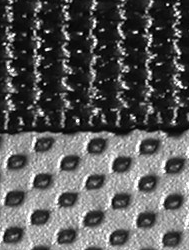
#> input picture bag.png, 189 x 250 px
$ jupyter execute lab_2_adjacency.ipynb
#> lines starting #> are read from the running program, lines starting #| are printed output that depends on the picture; after the words box and inside, x2 and y2 are one past the last pixel; in counts of white or black regions, pixels touching at a corner belong together
[cell 1]
import cv2
import numpy as np
import matplotlib.pyplot as plt

[cell 2]
image = cv2.imread('bag.png')
#> image is the input picture: shape (250, 189, 3); min 0, max 255, mean 89.3

[cell 3]
type(image)

[cell 4]
image.shape
#> Out = (250, 189, 3)

[cell 5]
image.max()
#> Out = 255

[cell 6]
image.min()
#> Out = 0

[cell 7]
plt.imshow(image)
plt.show()

[cell 8]
new_image=cv2.cvtColor(image, cv2.COLOR_BGR2RGB)

[cell 9]
plt.imshow(new_image)
plt.show()

[cell 10]
new_image.shape
#> Out = (250, 189, 3)

[cell 11]
image_gray = cv2.cvtColor(image, cv2.COLOR_BGR2GRAY)

[cell 12]
plt.imshow(image_gray, cmap='gray')
plt.show()

[cell 13]
image_gray.shape
#> Out = (250, 189)

[cell 14]
cv2.imwrite('bag_gray_cv.png', image_gray)
#> Out = True

[cell 15]
plt.imshow(image_gray[135:,:], cmap='gray')
plt.show()
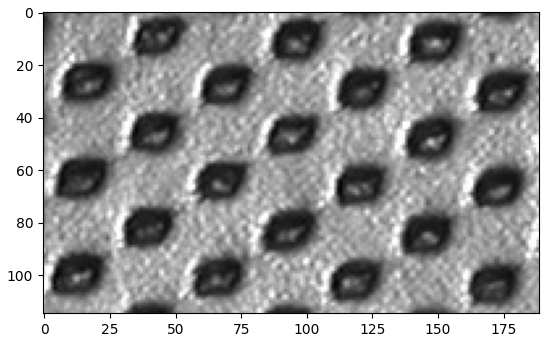
#> figure drawn by matplotlib, 1 panel

[cell 16]
image_gray_crop = image_gray[138:,3:]
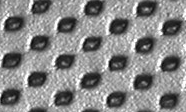
#> image_gray_crop: shape (112, 186); min 7, max 254, mean 135

[cell 17]
image_gray_crop

[cell 18]
(thresh, blackAndWhiteImage) = cv2.threshold(image_gray_crop, 85, 255, cv2.THRESH_BINARY)
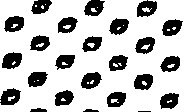
#> blackAndWhiteImage: shape (112, 186); 76.6% white; 24 black regions (1 under 20 px), largest, box (x1, y1, x2, y2) and area: (2, 52, 22, 69) 253, (0, 88, 21, 105) 244, (162, 19, 183, 36) 242

[cell 19]
plt.imshow(blackAndWhiteImage, cmap='gray')
plt.show()

[cell 20]
def isInSet(checkValue, minValue, maxValue):
    return checkValue >= minValue and checkValue <= maxValue

[cell 21]
isInSet(10, 0, 20)

[cell 22]
def fourAdjacency(picture):
    # m = #row , n = #column
    m, n = picture.shape
    # create Label matrix
    label = np.zeros((m+1, n+1), dtype=int)
    label_num = 1
    for i in range(m):
        for j in range(n):
            #if isInSet(picture[i,j], 85, 255):
            if picture[i,j] == 0:
                if label[i+1, j] != 0: # check left
                    label[i+1,j+1] = label[i+1,j] # adjacent to left
                elif label[i,j+1] != 0: # check top
                    label[i+1,j+1] = label[i,j+1] # adjacent to top
                else: # no neighbors
                    label[i+1,j+1] = label_num # create new label
                    label_num += 1
    return label[1:,1:]

[cell 23]
fourAdjacency(blackAndWhiteImage)[60]
#> after the loop in fourAdjacency, `for i in range(m):`:
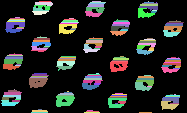
#> label: shape (113, 187) int64; 178 distinct labels, from 0 to 177; one colour per label, 0 black
#> Out = 186 values, max 107 at index 110, min 0 at index 0, mean 38.84

[cell 24]
fourAdjacency(blackAndWhiteImage).max()
#> Out = 177

[cell 25]
def labelToColor(label):
    m, n = label.shape
    color = np.zeros((m,n,3), dtype=int)
    for i in range(m):
        for j in range(n):
            if label[i,j] == 0:
                color[i,j,:] = 0
            elif label[i,j] == 1:
                color[i,j,0] = 255
                color[i,j,1] = 0
                color[i,j,2] = 0
            elif label[i,j] == 2:
                color[i,j,0] = 0
                color[i,j,1] = 255
                color[i,j,2] = 0
            elif label[i,j] == 3:
                color[i,j,0] = 0
                color[i,j,1] = 0
                color[i,j,2] = 255
            else:
                color[i,j,0] = 255
                color[i,j,1] = 0
                color[i,j,2] = 255

    return color

[cell 26]
labelToColor(fourAdjacency(blackAndWhiteImage))
#> after the loop in labelToColor, `for i in range(m):`:
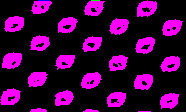
#> color: shape (112, 186, 3) int64; mean of channels 0, 1, 2 59.5, 0.1, 59.3; drawn as B, G, R

[cell 27]
plt.imshow(labelToColor(fourAdjacency(blackAndWhiteImage)))
plt.show()
